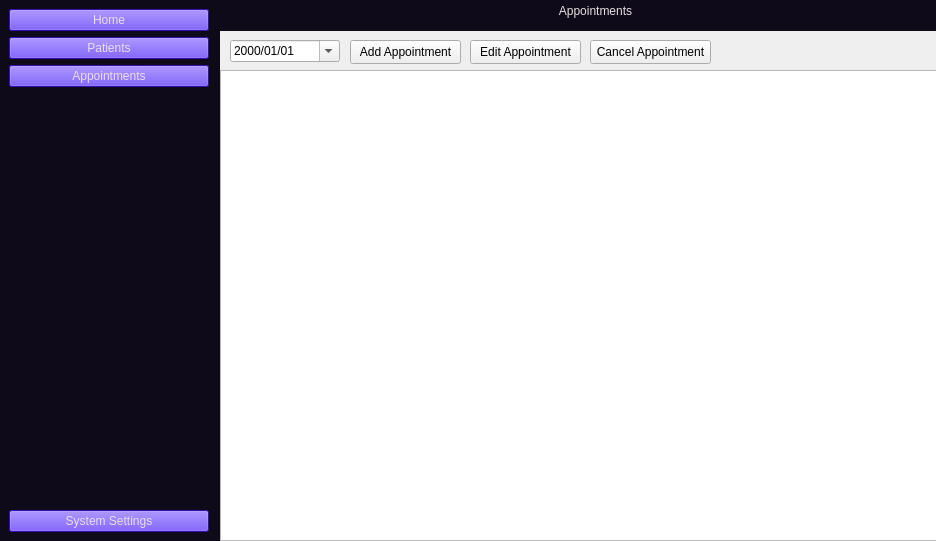
<?xml version="1.0" encoding="UTF-8"?>
<ui version="4.0">
 <class>AppointmentWindow</class>
 <widget class="QMainWindow" name="AppointmentWindow">
  <property name="geometry">
   <rect>
    <x>0</x>
    <y>0</y>
    <width>936</width>
    <height>541</height>
   </rect>
  </property>
  <property name="windowTitle">
   <string>AppointmentWindow</string>
  </property>
  <widget class="QWidget" name="centralwidget">
   <widget class="QLabel" name="title">
    <property name="geometry">
     <rect>
      <x>210</x>
      <y>-10</y>
      <width>771</width>
      <height>41</height>
     </rect>
    </property>
    <property name="sizePolicy">
     <sizepolicy hsizetype="Preferred" vsizetype="Minimum">
      <horstretch>0</horstretch>
      <verstretch>0</verstretch>
     </sizepolicy>
    </property>
    <property name="baseSize">
     <size>
      <width>300</width>
      <height>20</height>
     </size>
    </property>
    <property name="styleSheet">
     <string notr="true">background-color: rgb(14, 10, 25);
color: rgb(232, 223, 224);</string>
    </property>
    <property name="text">
     <string>Appointments</string>
    </property>
    <property name="alignment">
     <set>Qt::AlignmentFlag::AlignCenter</set>
    </property>
    <property name="wordWrap">
     <bool>true</bool>
    </property>
   </widget>
   <widget class="QFrame" name="verticalFrame_3">
    <property name="geometry">
     <rect>
      <x>0</x>
      <y>0</y>
      <width>220</width>
      <height>541</height>
     </rect>
    </property>
    <property name="minimumSize">
     <size>
      <width>220</width>
      <height>200</height>
     </size>
    </property>
    <property name="maximumSize">
     <size>
      <width>220</width>
      <height>700</height>
     </size>
    </property>
    <property name="styleSheet">
     <string notr="true">background-color: rgb(14, 10, 25);</string>
    </property>
    <layout class="QVBoxLayout" name="verticalLayout_3">
     <property name="sizeConstraint">
      <enum>QLayout::SizeConstraint::SetDefaultConstraint</enum>
     </property>
     <item>
      <layout class="QVBoxLayout" name="Tabs">
       <item>
        <widget class="QPushButton" name="HButton">
         <property name="sizePolicy">
          <sizepolicy hsizetype="Minimum" vsizetype="Minimum">
           <horstretch>0</horstretch>
           <verstretch>0</verstretch>
          </sizepolicy>
         </property>
         <property name="minimumSize">
          <size>
           <width>200</width>
           <height>20</height>
          </size>
         </property>
         <property name="maximumSize">
          <size>
           <width>200</width>
           <height>25</height>
          </size>
         </property>
         <property name="baseSize">
          <size>
           <width>200</width>
           <height>20</height>
          </size>
         </property>
         <property name="styleSheet">
          <string notr="true">background-color: rgb(71, 23, 246);
color: rgb(232, 223, 224);</string>
         </property>
         <property name="text">
          <string>Home</string>
         </property>
        </widget>
       </item>
       <item>
        <widget class="QPushButton" name="PButton">
         <property name="sizePolicy">
          <sizepolicy hsizetype="Fixed" vsizetype="Fixed">
           <horstretch>0</horstretch>
           <verstretch>0</verstretch>
          </sizepolicy>
         </property>
         <property name="minimumSize">
          <size>
           <width>200</width>
           <height>20</height>
          </size>
         </property>
         <property name="maximumSize">
          <size>
           <width>200</width>
           <height>25</height>
          </size>
         </property>
         <property name="baseSize">
          <size>
           <width>200</width>
           <height>20</height>
          </size>
         </property>
         <property name="styleSheet">
          <string notr="true">background-color: rgb(71, 23, 246);
color: rgb(232, 223, 224);</string>
         </property>
         <property name="text">
          <string>Patients</string>
         </property>
        </widget>
       </item>
       <item>
        <widget class="QPushButton" name="AButton">
         <property name="sizePolicy">
          <sizepolicy hsizetype="Fixed" vsizetype="Fixed">
           <horstretch>0</horstretch>
           <verstretch>0</verstretch>
          </sizepolicy>
         </property>
         <property name="minimumSize">
          <size>
           <width>200</width>
           <height>20</height>
          </size>
         </property>
         <property name="maximumSize">
          <size>
           <width>200</width>
           <height>25</height>
          </size>
         </property>
         <property name="baseSize">
          <size>
           <width>200</width>
           <height>20</height>
          </size>
         </property>
         <property name="styleSheet">
          <string notr="true">background-color: rgb(71, 23, 246);
color: rgb(232, 223, 224);</string>
         </property>
         <property name="text">
          <string>Appointments</string>
         </property>
        </widget>
       </item>
      </layout>
     </item>
     <item>
      <spacer name="verticalSpacer">
       <property name="orientation">
        <enum>Qt::Orientation::Vertical</enum>
       </property>
       <property name="sizeHint" stdset="0">
        <size>
         <width>20</width>
         <height>30</height>
        </size>
       </property>
      </spacer>
     </item>
     <item>
      <widget class="QPushButton" name="SButton">
       <property name="sizePolicy">
        <sizepolicy hsizetype="Fixed" vsizetype="Fixed">
         <horstretch>0</horstretch>
         <verstretch>0</verstretch>
        </sizepolicy>
       </property>
       <property name="minimumSize">
        <size>
         <width>200</width>
         <height>20</height>
        </size>
       </property>
       <property name="maximumSize">
        <size>
         <width>200</width>
         <height>25</height>
        </size>
       </property>
       <property name="baseSize">
        <size>
         <width>200</width>
         <height>20</height>
        </size>
       </property>
       <property name="styleSheet">
        <string notr="true">background-color: rgb(71, 23, 246);
color: rgb(232, 223, 224);</string>
       </property>
       <property name="text">
        <string>System Settings</string>
       </property>
      </widget>
     </item>
    </layout>
   </widget>
   <widget class="QTableWidget" name="appointments">
    <property name="geometry">
     <rect>
      <x>220</x>
      <y>70</y>
      <width>721</width>
      <height>471</height>
     </rect>
    </property>
    <property name="horizontalScrollBarPolicy">
     <enum>Qt::ScrollBarPolicy::ScrollBarAsNeeded</enum>
    </property>
    <property name="editTriggers">
     <set>QAbstractItemView::EditTrigger::NoEditTriggers</set>
    </property>
    <property name="alternatingRowColors">
     <bool>true</bool>
    </property>
    <property name="wordWrap">
     <bool>false</bool>
    </property>
    <property name="columnCount">
     <number>5</number>
    </property>
    <attribute name="horizontalHeaderVisible">
     <bool>false</bool>
    </attribute>
    <attribute name="verticalHeaderHighlightSections">
     <bool>false</bool>
    </attribute>
    <column/>
    <column/>
    <column/>
    <column/>
    <column/>
   </widget>
   <widget class="QDateEdit" name="date">
    <property name="geometry">
     <rect>
      <x>230</x>
      <y>40</y>
      <width>110</width>
      <height>22</height>
     </rect>
    </property>
    <property name="currentSection">
     <enum>QDateTimeEdit::Section::YearSection</enum>
    </property>
    <property name="displayFormat">
     <string>yyyy/MM/dd</string>
    </property>
    <property name="calendarPopup">
     <bool>true</bool>
    </property>
   </widget>
   <widget class="QPushButton" name="add">
    <property name="geometry">
     <rect>
      <x>350</x>
      <y>40</y>
      <width>111</width>
      <height>24</height>
     </rect>
    </property>
    <property name="text">
     <string>Add Appointment</string>
    </property>
   </widget>
   <widget class="QPushButton" name="edit">
    <property name="geometry">
     <rect>
      <x>470</x>
      <y>40</y>
      <width>111</width>
      <height>24</height>
     </rect>
    </property>
    <property name="text">
     <string>Edit Appointment</string>
    </property>
   </widget>
   <widget class="QPushButton" name="cancel">
    <property name="geometry">
     <rect>
      <x>590</x>
      <y>40</y>
      <width>121</width>
      <height>24</height>
     </rect>
    </property>
    <property name="text">
     <string>Cancel Appointment</string>
    </property>
   </widget>
  </widget>
 </widget>
 <resources/>
 <connections/>
</ui>
